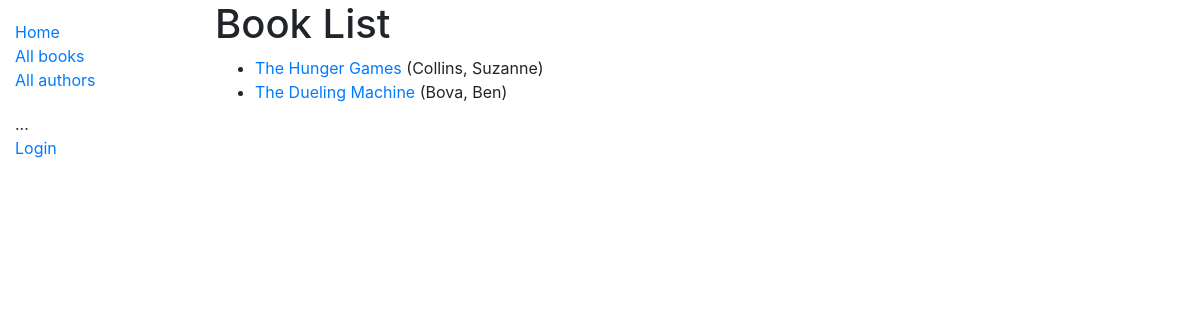
/catalog/books/, run on the app's committed database.
### catalog/models.py (models this page shows, shortened)
class Book(models.Model):
    title  = models.CharField(max_length=200)
    author  = models.ForeignKey("Author", on_delete=models.SET_NULL, null=True)
    summary  = models.TextField(max_length=1000, help_text='Enter a brief description of the book')
    isbn = models.CharField('ISBN', max_length=13, help_text='13 Character <a href="https://www.isbn-international.org/content/what-isbn">ISBN number</a>')
    genre = models.ManyToManyField(Genre, help_text='Select a genre for this book')
    language = models.ForeignKey("Language", on_delete=models.SET_NULL, null=True)
    def get_absolute_url(self):
        return reverse("book-detail", kwargs={"pk": self.pk})
    def display_genre(self):
        """ Craete a string for the Genre.This is required to display genre in BookAdmin """
        return ' , '.join(genre.name for genre in self.genre.all()[:3]) #(Western , Romantic)
    display_genre.short_description = 'Genre'

class Author(models.Model):
    first_name = models.CharField(max_length=100)
    last_name = models.CharField(max_length=100)
    date_of_birth = models.DateField(null=True, blank=True)
    date_of_death = models.DateField('Died', null=True, blank=True)
    class Meta:
        ordering = ['last_name', 'first_name']
    def __str__(self):
        return f'{self.last_name}, {self.first_name}'

### catalog/views.py (the view)
# urls.py: path('books/', views.BookListView.as_view(), name='books'),
class BookListView(generic.ListView):
    model = Book
    def get_queryset(self):
        return Book.objects.filter(title__icontains='The')[:5]# Get 5 books containing the title war
    def get_context_data(self, **kwargs):
        context = super(BookListView, self).get_context_data(**kwargs)# Call the base implementation first to get the context
        context["some_data"] = 'This is some data inserted'
        return context

### catalog/templates/catalog/book_list.html
{% extends 'base_generic.html' %}
{% block content %}
  <h1>Book List</h1>
  {% if book_list %}
  <ul>
    {% for book in book_list %}
      <li>
        <a href="{{ book.get_absolute_url }}">{{ book.title }}</a> ({{book.author}})
      </li>
    {% endfor %}
  </ul>
  {% else %}
    <p>There are no books in the library.</p>
  {% endif %}
{% endblock %}

### data on the page
Book: title "The Hunger Games", author "Collins, Suzanne"
Book: title "The Dueling Machine", author "Bova, Ben"
